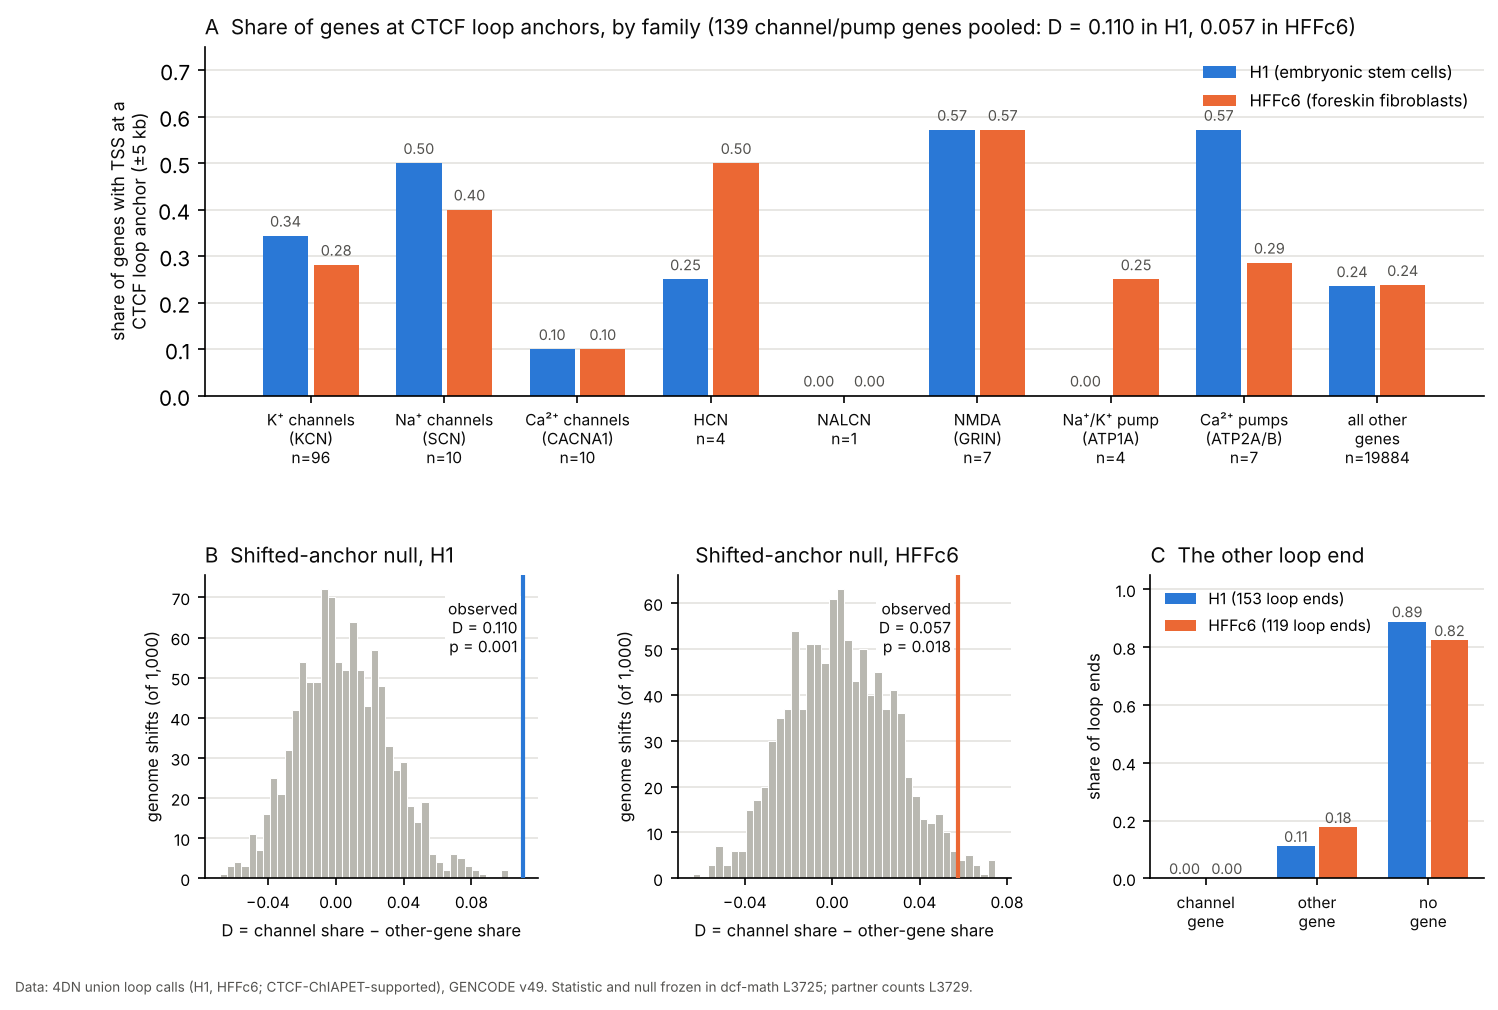

Write the Python code that produced this figure.
"""Manuscript 3, Figure 1 (L3821). Recomputes the frozen L3725 statistic and null (same code path, numpy seed 3725) and checks
the summary line against rounds/L3725_tool_output.txt before drawing. argv: GENCODE GTF, H1 bedpe, HFFc6 bedpe.
A: share of genes whose TSS (+-5 kb) is at a CTCF-ChIAPET loop anchor, by channel family (offset 0, as L3713/L3725).
B: genome-shift null of D (1,000 shifts) with the observed D, per cell type.
C: what the other end of each channel-anchored loop touches (counts from rounds/L3729_tool_output.txt)."""
import sys, re, runpy, collections
import numpy as np, matplotlib; matplotlib.use('Agg'); import matplotlib.pyplot as plt
src = open('/home/claude/dcf-math/rounds/dcf_channel_perm_L3725.py').read()
head = src.split("isch=np.array")[0]                      # gene table, anchors(), hits() exactly as frozen
g = {'__name__': 'fig', 'sys': sys}; exec(compile(head, 'L3725', 'exec'), g)
G, anchors, hits, Lc, CH = g['G'], g['anchors'], g['hits'], g['Lc'], g['CH']
names = []
for l in __import__('gzip').open(sys.argv[1], 'rt'):
    if l.startswith('#'): continue
    x = l.split('\t')
    if x[2] != 'gene' or 'gene_type "protein_coding"' not in x[8] or not re.match(r'^chr([0-9]+|X)$', x[0]): continue
    names.append(re.search(r'gene_name "([^"]+)"', x[8]).group(1))
assert len(names) == len(G)
isch = np.array([q[2] for q in G]); rng = np.random.default_rng(3725)
FAM = [('K⁺ channels\n(KCN)', r'^KCN'), ('Na⁺ channels\n(SCN)', r'^SCN'), ('Ca²⁺ channels\n(CACNA1)', r'^CACNA1'), ('HCN', r'^HCN'), ('NALCN', r'^NALCN$'),
       ('NMDA\n(GRIN)', r'^GRIN'), ('Na⁺/K⁺ pump\n(ATP1A)', r'^ATP1A'), ('Ca²⁺ pumps\n(ATP2A/B)', r'^ATP2[AB]')]
fam = np.array([next((f for f, rx in FAM if re.match(rx, n) and CH.match(n)), '') for n in names])
out = {}; lines = []
for cell, p in [('H1', sys.argv[2]), ('HFFc6', sys.argv[3])]:
    A = anchors(p)
    for c in A: Lc[c] = max(Lc[c], max(e for _, e in A[c]))
    D = lambda H: H[isch].mean() - H[~isch].mean()
    H0 = hits(A, {}); d0 = D(H0)
    null = np.array([D(hits(A, {c: int(rng.integers(0, Lc[c])) for c in A})) for _ in range(1000)])
    pv = (1 + (null >= d0).sum()) / 1001
    lines.append('%-6s observed D %.4f | null mean %.4f sd %.4f 95th %.4f | p %.4f' % (cell, d0, null.mean(), null.std(), np.percentile(null, 95), pv))
    out[cell] = dict(H0=H0, d0=d0, null=null, p=pv)
frozen = [l.rstrip('\n') for l in open('/home/claude/dcf-math/rounds/L3725_tool_output.txt') if l[:2] in ('H1', 'HF')]
print('\n'.join(lines)); assert lines == frozen, 'recomputed null differs from L3725'
print('identical to L3725_tool_output.txt')
P = {}
for l in open('/home/claude/dcf-math/rounds/L3729_tool_output.txt'):
    m = re.match(r'(\S+) channel-anchored loop ends (\d+): partner channel (\d+) \([\d.]+\), other gene (\d+), none (\d+)', l)
    if m: P[m.group(1)] = tuple(int(m.group(i)) for i in (2, 3, 4, 5))
INK, MUTED, GRID = '#0b0b0b', '#52514e', '#e4e3df'; C1, C2 = '#2a78d6', '#eb6834'   # palette slots 1-2 (dataviz reference)
fig = plt.figure(figsize=(11, 7.2), dpi=150); gs = fig.add_gridspec(2, 3, height_ratios=[1.15, 1], hspace=0.55, wspace=0.42)
axA = fig.add_subplot(gs[0, :])
fams = [f for f, _ in FAM]; xs = np.arange(len(fams) + 1); w = 0.38
for k, (cell, col) in enumerate([('H1', C1), ('HFFc6', C2)]):
    H0 = out[cell]['H0']; v = [H0[fam == f].mean() for f in fams] + [H0[~isch].mean()]
    n = [int((fam == f).sum()) for f in fams] + [int((~isch).sum())]
    ax_b = axA.bar(xs + (k - 0.5) * w, v, w - 0.04, color=col, label='%s (embryonic stem cells)' % cell if cell == 'H1' else 'HFFc6 (foreskin fibroblasts)', zorder=2)
    for x, y in zip(xs + (k - 0.5) * w, v): axA.text(x, y + 0.012, '%.2f' % y, ha='center', va='bottom', fontsize=7, color=MUTED)
axA.set_xticks(xs); axA.set_xticklabels(['%s\nn=%d' % (f, int((fam == f).sum())) for f in fams] + ['all other\ngenes\nn=%d' % int((~isch).sum())], fontsize=7.5, color=INK)
axA.set_ylabel('share of genes with TSS at a\nCTCF loop anchor (±5 kb)', fontsize=8.5, color=INK); axA.set_ylim(0, 0.75)
axA.grid(axis='y', color=GRID, lw=0.8, zorder=0); [axA.spines[s].set_visible(False) for s in ('top', 'right')]
axA.legend(frameon=False, fontsize=8, loc='upper right'); axA.set_title('A  Share of genes at CTCF loop anchors, by family (139 channel/pump genes pooled: D = 0.110 in H1, 0.057 in HFFc6)', loc='left', fontsize=10, color=INK)
for j, (cell, col) in enumerate([('H1', C1), ('HFFc6', C2)]):
    ax = fig.add_subplot(gs[1, j]); o = out[cell]
    ax.hist(o['null'], bins=40, color='#b9b8b1', edgecolor='white', lw=0.5, zorder=2)
    ax.axvline(o['d0'], color=col, lw=2, zorder=3); ax.text(o['d0'] - 0.003, ax.get_ylim()[1] * 0.92, 'observed\nD = %.3f\np = %.3f' % (o['d0'], o['p']), color=INK, fontsize=7.5, va='top', ha='right', bbox=dict(facecolor='white', edgecolor='none', pad=1.5))
    ax.xaxis.set_major_locator(plt.MaxNLocator(5))
    ax.set_xlabel('D = channel share − other-gene share', fontsize=8, color=INK); ax.set_ylabel('genome shifts (of 1,000)', fontsize=8, color=INK)
    ax.grid(axis='y', color=GRID, lw=0.8, zorder=0); [ax.spines[s].set_visible(False) for s in ('top', 'right')]; ax.tick_params(labelsize=7.5)
    ax.set_title('%s  Shifted-anchor null, %s' % ('B' if j == 0 else ' ', cell), loc='left', fontsize=10, color=INK)
axC = fig.add_subplot(gs[1, 2]); cats = ['channel\ngene', 'other\ngene', 'no\ngene']
for k, (cell, col) in enumerate([('H1', C1), ('HFFc6', C2)]):
    t, a, b, c = P[cell]; v = [a / t, b / t, c / t]
    axC.bar(np.arange(3) + (k - 0.5) * w, v, w - 0.04, color=col, label='%s (%d loop ends)' % (cell, t), zorder=2)
    for x, y in zip(np.arange(3) + (k - 0.5) * w, v): axC.text(x, y + 0.015, '%.2f' % y, ha='center', fontsize=7, color=MUTED)
axC.set_xticks(range(3)); axC.set_xticklabels(cats, fontsize=7.5, color=INK); axC.set_ylim(0, 1.05); axC.set_ylabel('share of loop ends', fontsize=8, color=INK)
axC.grid(axis='y', color=GRID, lw=0.8, zorder=0); [axC.spines[s].set_visible(False) for s in ('top', 'right')]; axC.tick_params(labelsize=7.5)
axC.legend(frameon=False, fontsize=7.5, loc='upper left'); axC.set_title('C  The other loop end', loc='left', fontsize=10, color=INK)
fig.text(0.01, 0.005, 'Data: 4DN union loop calls (H1, HFFc6; CTCF-ChIAPET-supported), GENCODE v49. Statistic and null frozen in dcf-math L3725; partner counts L3729.', fontsize=6.5, color=MUTED)
plt.savefig('/home/claude/dcf-math/figures/L3821_manuscript3.png', bbox_inches='tight')
print('saved')
